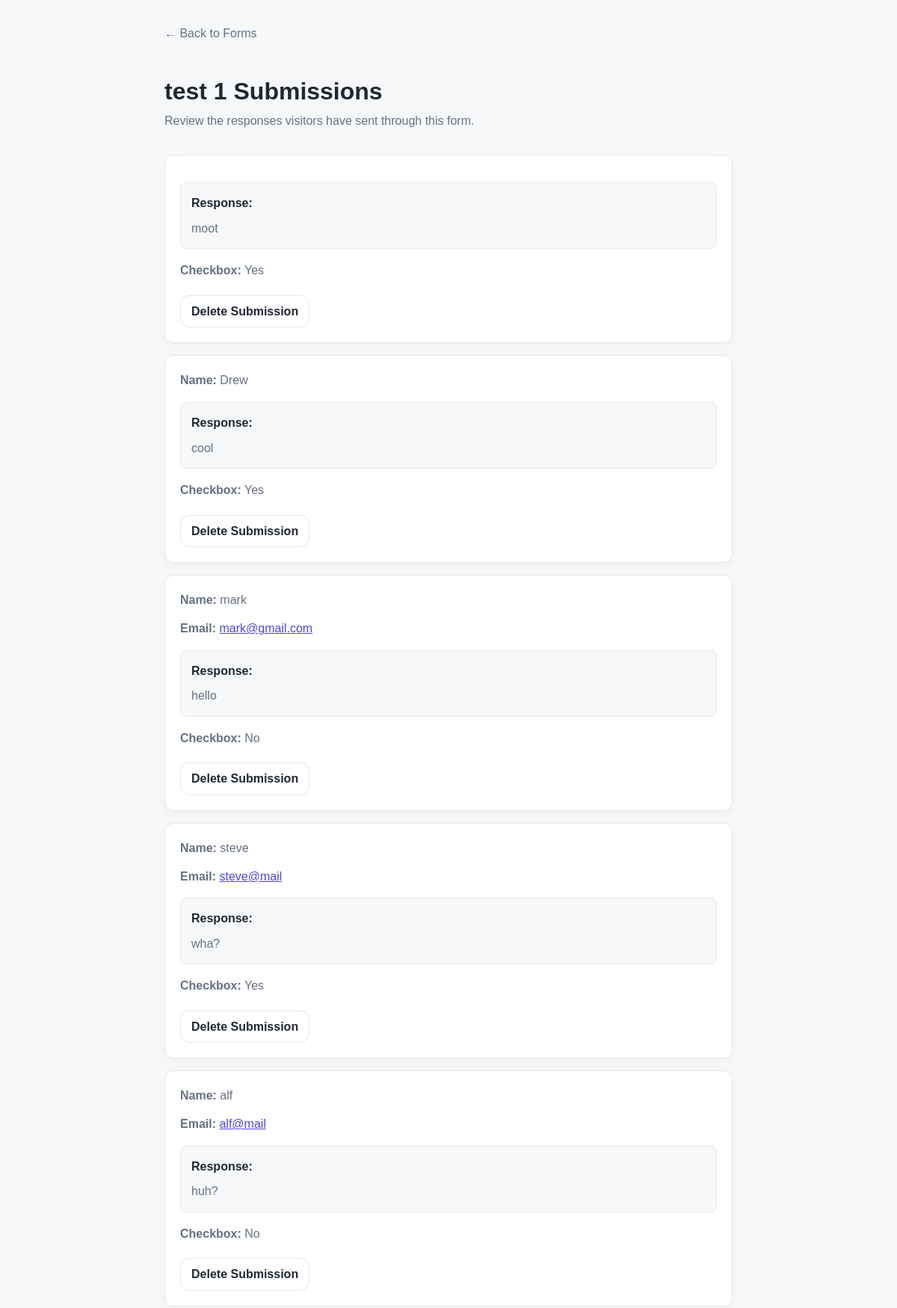
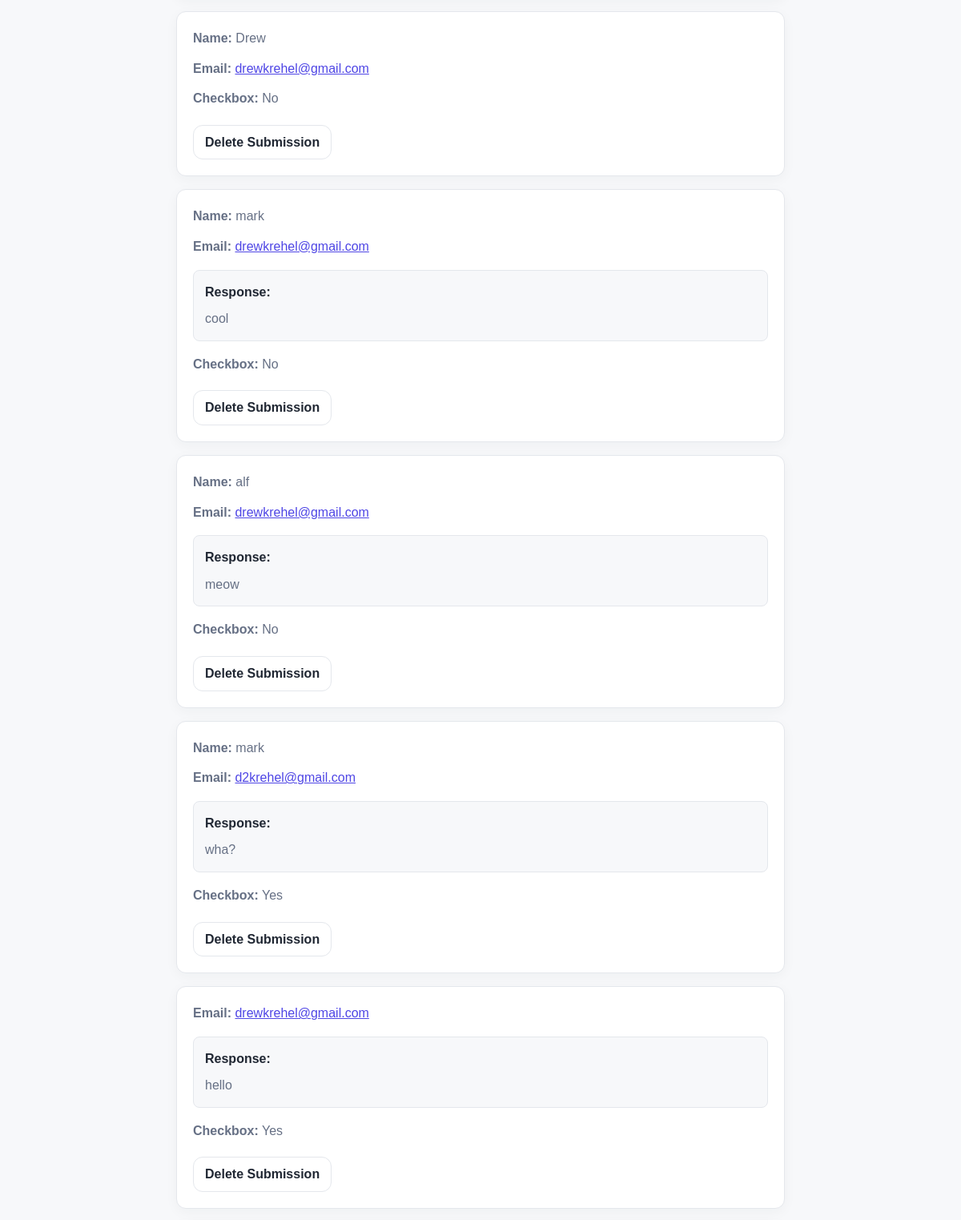
The page /dashboard/forms/1/submissions/ (signed in, upper part) on the database its author committed (2 pictures, top to bottom).
### builder/models.py (models this page shows)
class Form(models.Model):
    user = models.ForeignKey(
        User,
        on_delete=models.CASCADE
    )
    form_name = models.CharField(
        max_length=200,
        help_text="Enter the name of your form"
    )
    store_submissions = models.BooleanField(
        default=True,
        help_text="Save responses in the dashboard"
    )
    email_submissions = models.BooleanField(
        default=False,
        help_text="Email responses to your account email address"
    )
    include_name = models.BooleanField(default=False)
    name_required = models.BooleanField(default=False)
    include_email = models.BooleanField(default=False)
    email_required = models.BooleanField(default=False)
    textbox_prompt = models.TextField(
        max_length=700,
        blank=True,
        help_text="Describe the question or purpose of this field"
    )
    checkbox_prompt = models.TextField(
        max_length=700,
        blank=True,
        help_text="Describe the question or purpose of this field"
    )
    outro = models.TextField(
        max_length=500,
        blank=True,
        help_text="Leave a message or reminder for your form"
    )
    sort_order = models.PositiveIntegerField(default=0)

class FormSubmission(models.Model):
    form = models.ForeignKey(
        Form,
        on_delete=models.CASCADE
    )
    visitor_name = models.CharField(
        max_length=200,
        blank=True,
        null=True,
        help_text="Enter your name"
    )
    visitor_email = models.EmailField(
        max_length=200,
        blank=True,
        null=True,
        help_text="Enter your email"
    )
    textbox = models.TextField(
        max_length=700,
        blank=True,
        help_text="Answer the prompt"
    )
    checkbox = models.BooleanField(
        default=False,
    )

### builder/views.py (the view)
@login_required
def form_submissions(request, form_id):
    form_item = Form.objects.get(id=form_id, user=request.user)
    submissions = FormSubmission.objects.filter(form=form_item)
    return render(
        request,
        "form_submissions.html",
        {
            "form_item": form_item,
            "submissions": submissions,
        },
    )

### builder/templates/form_submissions.html (shortened to what this page needs)
{% extends "base.html" %}
{% block content %}
<main class="dashboard-page">
    <a class="back-link" href="{% url 'manage_forms' %}">
        &larr; Back to Forms
    </a>
    <header class="dashboard-header">
        <h1>{{ form_item.form_name }} Submissions</h1>
        <p>Review the responses visitors have sent through this form.</p>
    </header>
    <section class="dashboard-section">
        <div class="dashboard-list">
            {% for submission in submissions %}
            <article class="dashboard-card submission-card">
                {% if submission.visitor_name %}
                <p>
                    <strong>Name:</strong>
                    {{ submission.visitor_name }}
                </p>
                {% endif %}
                {% if submission.visitor_email %}
                <p>
                    <strong>Email:</strong>
                    <a href="mailto:{{ submission.visitor_email }}">
                        {{ submission.visitor_email }}
                    </a>
                </p>
                {% endif %}
                {% if submission.textbox %}
                <div class="submission-response">
                    <strong>Response:</strong>
                    <p>{{ submission.textbox }}</p>
                </div>
                {% endif %}
                <p>
                    <strong>Checkbox:</strong>
                    {% if submission.checkbox %}
                    Yes
                    {% else %}
                    No
                    {% endif %}
                </p>
                <div class="dashboard-card-actions">
                    <a class="button-link" href="{% url 'delete_submission' submission_id=submission.id %}">
                        Delete Submission
                    </a>
                </div>
            </article>
            {% empty %}
            <p class="empty-state">
                You haven't received any submissions yet.
            </p>
            {% endfor %}
        </div>
    </section>
</main>
{% endblock %}

### builder/static/builder/css/styles.css (style rules this page uses)
body { font-family: Arial, sans-serif; }

### builder/static/builder/css/site.css (style rules this page uses)
:root { --page-bg: #F7F8FA; --surface: #FFFFFF; --text-primary: #202733; --text-muted: #667085; --accent: #4F46E5; --border: #E4E7EC; --font-family: Arial, Helvetica, sans-serif; --radius: 12px; --content-width: 960px; }
* { box-sizing: border-box; }
body { margin: 0; background: var(--page-bg); color: var(--text-primary); font-family: var(--font-family); line-height: 1.6; }
a { color: var(--accent); }
.button-link, .primary-button { display: flex; align-items: center; justify-content: center; width: 100%; min-height: 48px; padding: 12px 16px; border: 1px solid var(--border); border-radius: var(--radius); background: var(--surface); color: var(--text-primary); text-align: center; text-decoration: none; font-weight: 600; overflow-wrap: anywhere; transition: background-color 150ms ease, border-color 150ms ease, transform 150ms ease; }
.dashboard-page { width: min(100% - 32px, 760px); margin: 32px auto 48px; }
.back-link { display: inline-block; margin-bottom: 24px; color: var(--text-muted); text-decoration: none; }
.dashboard-header { margin-bottom: 32px; }
.dashboard-header h1 { margin-bottom: 8px; font-size: 2rem; line-height: 1.2; overflow-wrap: anywhere; }
.dashboard-header p { margin: 0; color: var(--text-muted); }
.dashboard-section { margin-bottom: 36px; }
.dashboard-list { display: grid; gap: 16px; }
.dashboard-card, .dashboard-panel { min-width: 0; padding: 20px; background: var(--surface); border: 1px solid var(--border); border-radius: var(--radius); box-shadow: 0 4px 16px rgb(32 39 51 / 4%); }
.dashboard-card p { margin: 0; color: var(--text-muted); }
.dashboard-card-actions { display: flex; flex-wrap: wrap; gap: 10px; margin-top: 16px; }
.dashboard-card-actions .button-link { width: auto; min-width: 90px; min-height: 40px; padding: 8px 14px; }
.submission-card>p { margin: 0 0 12px; overflow-wrap: anywhere; }
.submission-card>p:last-of-type { margin-bottom: 0; }
.submission-response { margin: 16px 0; padding: 14px; border: 1px solid var(--border); border-radius: 8px; background: var(--page-bg); }
.submission-response p { margin: 8px 0 0; white-space: pre-wrap; overflow-wrap: anywhere; }
.submission-card .dashboard-card-actions { margin-top: 20px; }

### rows shown on the page
Form: form_name "test 1"
FormSubmission: textbox "moot", checkbox "Yes"
FormSubmission: visitor_name "Drew", textbox "cool", checkbox "Yes"
FormSubmission: visitor_name "mark", visitor_email "mark@gmail.com", textbox "hello", checkbox "No"
FormSubmission: visitor_name "steve", visitor_email "steve@mail", textbox "wha?", checkbox "Yes"
FormSubmission: visitor_name "alf", visitor_email "alf@mail", textbox "huh?", checkbox "No"
FormSubmission: visitor_name "Drew", visitor_email "drewkrehel@gmail.com", checkbox "No"
FormSubmission: visitor_name "mark", visitor_email "drewkrehel@gmail.com", textbox "cool", checkbox "No"
FormSubmission: visitor_name "alf", visitor_email "drewkrehel@gmail.com", textbox "meow", checkbox "No"
FormSubmission: visitor_name "mark", visitor_email "d2krehel@gmail.com", textbox "wha?", checkbox "Yes"
FormSubmission: visitor_email "drewkrehel@gmail.com", textbox "hello", checkbox "Yes"
